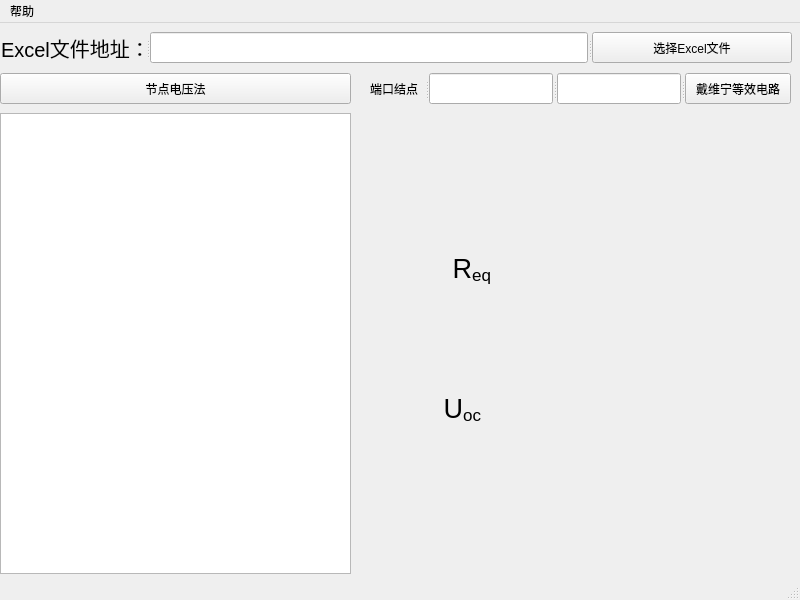
<?xml version="1.0" encoding="UTF-8"?>
<ui version="4.0">
 <class>MainWindow</class>
 <widget class="QMainWindow" name="MainWindow">
  <property name="geometry">
   <rect>
    <x>0</x>
    <y>0</y>
    <width>800</width>
    <height>600</height>
   </rect>
  </property>
  <property name="minimumSize">
   <size>
    <width>800</width>
    <height>600</height>
   </size>
  </property>
  <property name="maximumSize">
   <size>
    <width>800</width>
    <height>600</height>
   </size>
  </property>
  <property name="windowTitle">
   <string>MainWindow</string>
  </property>
  <widget class="QWidget" name="centralwidget">
   <property name="enabled">
    <bool>true</bool>
   </property>
   <widget class="QTextBrowser" name="textBrowser">
    <property name="geometry">
     <rect>
      <x>0</x>
      <y>90</y>
      <width>351</width>
      <height>461</height>
     </rect>
    </property>
   </widget>
   <widget class="QSplitter" name="splitter_2">
    <property name="geometry">
     <rect>
      <x>1</x>
      <y>9</y>
      <width>791</width>
      <height>31</height>
     </rect>
    </property>
    <property name="orientation">
     <enum>Qt::Horizontal</enum>
    </property>
    <widget class="QLabel" name="filaddlabel">
     <property name="maximumSize">
      <size>
       <width>145</width>
       <height>16777215</height>
      </size>
     </property>
     <property name="font">
      <font>
       <pointsize>15</pointsize>
      </font>
     </property>
     <property name="text">
      <string>Excel文件地址：</string>
     </property>
    </widget>
    <widget class="QLineEdit" name="lineEdit">
     <property name="text">
      <string/>
     </property>
    </widget>
    <widget class="QPushButton" name="choosefile">
     <property name="maximumSize">
      <size>
       <width>200</width>
       <height>16777215</height>
      </size>
     </property>
     <property name="text">
      <string>选择Excel文件</string>
     </property>
    </widget>
   </widget>
   <widget class="QLabel" name="label">
    <property name="geometry">
     <rect>
      <x>400</x>
      <y>90</y>
      <width>391</width>
      <height>461</height>
     </rect>
    </property>
    <property name="styleSheet">
     <string notr="true">image: url(:/newPrefix/233.jpg);</string>
    </property>
    <property name="text">
     <string/>
    </property>
   </widget>
   <widget class="QLabel" name="U">
    <property name="geometry">
     <rect>
      <x>400</x>
      <y>370</y>
      <width>81</width>
      <height>31</height>
     </rect>
    </property>
    <property name="font">
     <font>
      <pointsize>20</pointsize>
     </font>
    </property>
    <property name="text">
     <string>&lt;html&gt;&lt;head/&gt;&lt;body&gt;&lt;p align=&quot;right&quot;&gt;U&lt;span style=&quot; vertical-align:sub;&quot;&gt;oc&lt;/span&gt;&lt;/p&gt;&lt;/body&gt;&lt;/html&gt;</string>
    </property>
   </widget>
   <widget class="QLabel" name="R">
    <property name="geometry">
     <rect>
      <x>410</x>
      <y>230</y>
      <width>81</width>
      <height>31</height>
     </rect>
    </property>
    <property name="font">
     <font>
      <pointsize>20</pointsize>
     </font>
    </property>
    <property name="text">
     <string>&lt;html&gt;&lt;head/&gt;&lt;body&gt;&lt;p align=&quot;right&quot;&gt;R&lt;span style=&quot; vertical-align:sub;&quot;&gt;eq&lt;/span&gt;&lt;/p&gt;&lt;/body&gt;&lt;/html&gt;</string>
    </property>
   </widget>
   <widget class="QPushButton" name="nodeVol">
    <property name="geometry">
     <rect>
      <x>0</x>
      <y>50</y>
      <width>351</width>
      <height>31</height>
     </rect>
    </property>
    <property name="text">
     <string>节点电压法</string>
    </property>
   </widget>
   <widget class="QSplitter" name="splitter">
    <property name="geometry">
     <rect>
      <x>370</x>
      <y>50</y>
      <width>421</width>
      <height>31</height>
     </rect>
    </property>
    <property name="orientation">
     <enum>Qt::Horizontal</enum>
    </property>
    <widget class="QLabel" name="label_2">
     <property name="text">
      <string>端口结点</string>
     </property>
    </widget>
    <widget class="QLineEdit" name="jiedian1"/>
    <widget class="QLineEdit" name="jiedian2"/>
    <widget class="QPushButton" name="daiweining">
     <property name="text">
      <string>戴维宁等效电路</string>
     </property>
    </widget>
   </widget>
  </widget>
  <widget class="QStatusBar" name="statusbar"/>
  <widget class="QMenuBar" name="menubar">
   <property name="geometry">
    <rect>
     <x>0</x>
     <y>0</y>
     <width>800</width>
     <height>23</height>
    </rect>
   </property>
   <widget class="QMenu" name="menu">
    <property name="title">
     <string>帮助</string>
    </property>
    <addaction name="actionhelp"/>
   </widget>
   <addaction name="menu"/>
  </widget>
  <action name="actionhelp">
   <property name="text">
    <string>help</string>
   </property>
  </action>
 </widget>
 <resources>
  <include location="../../../../desktop/大二课程/电路/dl.qrc"/>
 </resources>
 <connections/>
</ui>
